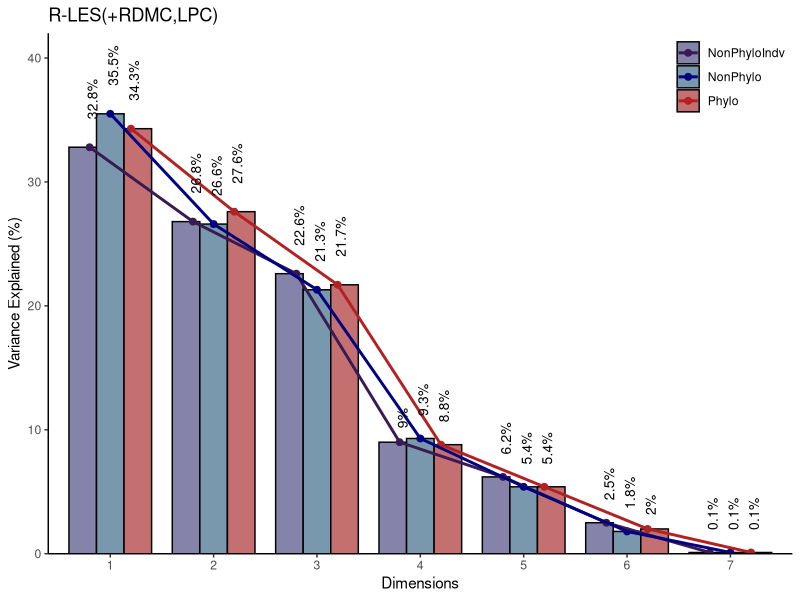

The R script that drew this image: (Note: this script raises an error after producing the figure.)
rm(list=ls())

library(dplyr)
library(tidyverse)
library(tidyr)
library(reshape2)

# Adopted from step17-phylo-informed-PCA-log.R
# Step 5: Compare with non-phylo PCA, grouped barplot --------------------------
screeData_compare_RLES = data.frame(
  Dimensions = c("1","2","3","4","5","6"),
  NonPhyloIndv = c(33.3,26.4,24.2,9.3,6.8,0.2),
  NonPhylo = c(34.4,27.6,21.5,10,6.3,0.2),
  Phylo = c(35,27,22.1,9.5,6.3,0.2))
screeData_compare_RLESRDMC = data.frame(
  Dimensions = c("1","2","3","4","5","6","7"),
  NonPhyloIndv = c(32.8,26.8,22.6,9,6.2,2.5,0.1),
  NonPhylo = c(35.5,26.6,21.3,9.3,5.4,1.8,0.1),
  Phylo = c(34.3,27.6,21.7,8.8,5.4,2,0.1))
screeData_compare_RLESLPC = data.frame(
  Dimensions = c("1","2","3","4","5","6","7"),
  NonPhyloIndv = c(30,28,21.3,8.6,6.9,5,0.1),
  NonPhylo = c(32,27.6,21.2,9,7.2,2.8,0.1),
  Phylo = c(32.7,27.2,21.1,9.1,6.8,3,0.1))
screeData_compare_RLESLPCRDMC = data.frame(
  Dimensions = c("1","2","3","4","5","6","7","8"),
  NonPhyloIndv = c(31.3,24.6,22.8,8,6.8,4.5,2,0.1),
  NonPhylo = c(32.5,25.7,22.5,8.8,6.3,2.5,1.6,0.1),
  Phylo = c(32.2,25,23.4,8.9,6.1,2.6,1.7,0.1))

#screeData_compare_touse = screeData_compare_RLES
#screeData_compare_touse = screeData_compare_RLESLPC
screeData_compare_touse = screeData_compare_RLESRDMC
#screeData_compare_touse = screeData_compare_RLESLPCRDMC
screeData_compare_touse = melt(screeData_compare_touse,variable.name="Category",value.name = "ExplainedVariance")

# Grouped bar plot
plt_scree_compare = ggplot(screeData_compare_touse) +
  geom_bar(aes(x=Dimensions, y=ExplainedVariance, fill=Category), color="black", # border
           stat="identity", width=0.8, position="dodge") + 
  
  geom_point(aes(x=Dimensions, y=ExplainedVariance, color=Category), size=2, position=position_dodge(width = 0.6)) +
  geom_line(aes(x=Dimensions, y=ExplainedVariance, color=Category, group = Category), linewidth=1, position=position_dodge(width = 0.6)) +
  
  scale_fill_manual(values = c("#8583A9","#7998AD","#C47070")) + # bar coloring
  scale_color_manual(values = c("#391A53","#000080","#B22222")) + # point and line coloring
  
  geom_text(aes(x = Dimensions, y = ExplainedVariance, group = Category, label = paste0(ExplainedVariance, "%")),
            position = position_dodge(width = 0.6),size = 3.5,vjust = 0.8,hjust=-0.7,angle=90) + 
  labs(title="R-LES(+RDMC,LPC)", y="Variance Explained (%)") + 
  theme_classic() +
  scale_y_continuous(limits = c(0, 42), expand = c(0, 0)) + # Removes the blank space
  theme(legend.title = element_blank(), 
        legend.position = c(1, 1),
        legend.justification = c(1, 1)
        # legend.background = element_rect(fill = "white", color = "black")
  )

ggsave(filename = "2502-indv-level-code/Ind_PCAscree-RLESRDMCLPC.pdf", plot = plt_scree_compare, width = 3.9, height = 3.5)
#ggsave(filename = "plt_PCAcompare_scree-RESLESLPC.pdf", plot = plt_scree_compare, width = 3.9, height = 3.5)
#ggsave(filename = "plt_PCAcompare_scree-RESLESRDMC.pdf", plot = plt_scree_compare, width = 3.9, height = 3.5)
#ggsave(filename = "plt_PCAcompare_scree-RESLESLPCRDMC.pdf", plot = plt_scree_compare, width = 3.9, height = 3.5)

